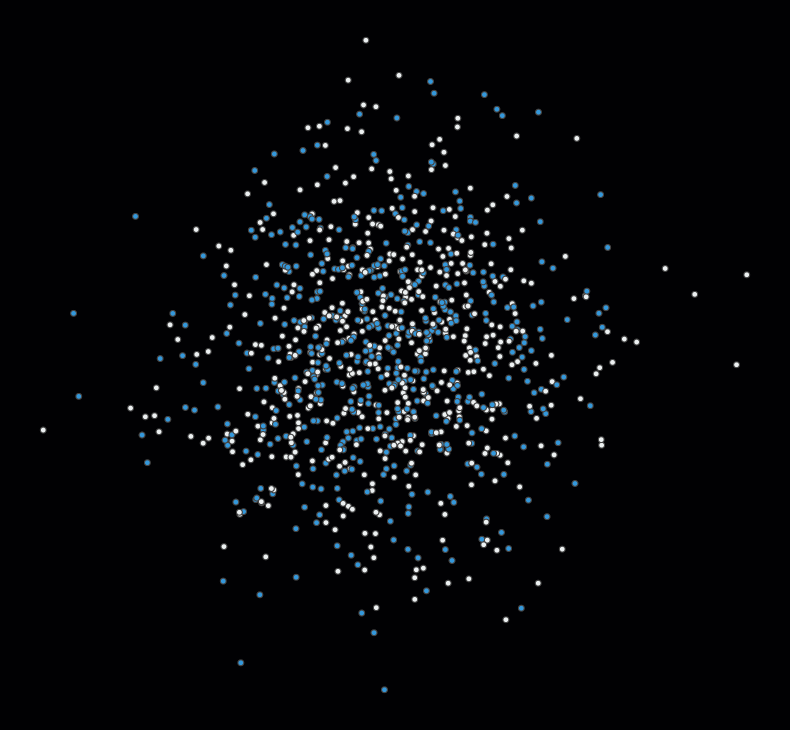

Source (notebook cell):
### Code cell
app = Dash(__name__, external_stylesheets=[dbc.themes.FLATLY])

fig = go.Figure(
    go.Scattergl(x=np.random.randn(1000),
                 y=np.random.randn(1000),
                 mode='markers',
                 marker=dict(
                     color=random.sample(['#ecf0f1'] * 500 +
                                         ["#3498db"] * 500, 1000),
                     line_width=1)
                ))

fig.update_layout(plot_bgcolor='#010103',
                  width=790,
                  height=730,
                  xaxis_visible=False,
                  yaxis_visible=False,
                  showlegend=False,
                  margin=dict(l=0, r=0, t=0, b=0))

### Figure 1 — Plotly figure (JSON) as saved in the notebook; plotly's stock layout.template omitted (floating-point values rounded to 4 significant figures; data arrays with more than 128 entries replaced by an {"elided": "..."} marker saying what was removed)
{"data": [{"marker": {"color": {"elided": "1000 str values"}, "line": {"width": 1}}, "mode": "markers", "type": "scattergl", "x": {"elided": "1000 float values"}, "y": {"elided": "1000 float values"}}], "layout": {"height": 730, "margin": {"b": 0, "l": 0, "r": 0, "t": 0}, "plot_bgcolor": "#010103", "showlegend": false, "width": 790, "xaxis": {"autorange": true, "range": [-4.258, 4.525], "type": "linear", "visible": false}, "yaxis": {"autorange": true, "range": [-3.8, 3.608], "type": "linear", "visible": false}}}
